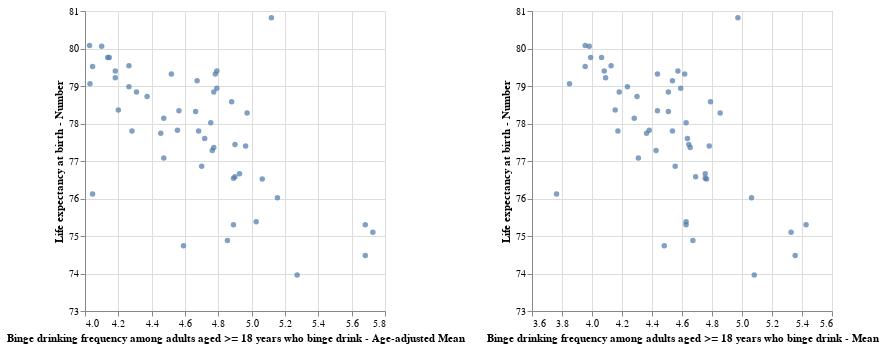

Source (notebook cell):
### Markdown cell above
### Plot a simpe scatterplot inference the correlation between this variable and some outcome of interest

It looks like the binge drinking habits is fluctuating with a graduate increasing trend in Arkansas.
Let's see how does this behavior influence a outcome of interest - life expectancy

### Code cell
sod ='Binge drinking frequency among adults aged >= 18 years who binge drink'
health_outcome = 'Life expectancy at birth'
stratification = "Overall"
dataframe = cdi_dummy.copy()
print_corr= True

hdcd.plot_corr( sod,
                health_outcome,
                stratification,
                dataframe,
                print_corr)

### Figure 1 — Vega-Lite specification as saved in the notebook (floating-point values rounded to 4 significant figures)
{"config": {"view": {"continuousWidth": 300, "continuousHeight": 300}}, "hconcat": [{"mark": {"type": "circle"}, "encoding": {"tooltip": [{"field": "LocationAbbr", "type": "nominal"}, {"field": "Binge drinking frequency among adults aged >= 18 years who binge drink - Age-adjusted Mean", "type": "quantitative"}, {"field": "Life expectancy at birth - Number", "type": "quantitative"}], "x": {"field": "Binge drinking frequency among adults aged >= 18 years who binge drink - Age-adjusted Mean", "scale": {"zero": false}, "type": "quantitative"}, "y": {"field": "Life expectancy at birth - Number", "scale": {"zero": false}, "type": "quantitative"}}, "name": "view_4"}, {"mark": {"type": "circle"}, "encoding": {"tooltip": [{"field": "LocationAbbr", "type": "nominal"}, {"field": "Binge drinking frequency among adults aged >= 18 years who binge drink - Mean", "type": "quantitative"}, {"field": "Life expectancy at birth - Number", "type": "quantitative"}], "x": {"field": "Binge drinking frequency among adults aged >= 18 years who binge drink - Mean", "scale": {"zero": false}, "type": "quantitative"}, "y": {"field": "Life expectancy at birth - Number", "scale": {"zero": false}, "type": "quantitative"}}, "name": "view_5"}], "data": {"name": "data-9224a84f6495d144b89ffbaef21c177c"}, "params": [{"name": "param_3", "select": {"type": "interval", "encodings": ["x", "y"]}, "bind": "scales", "views": ["view_4", "view_5"]}], "$schema": "https://vega.github.io/schema/vega-lite/v5.15.1.json", "datasets": {"data-9224a84f6495d144b89ffbaef21c177c": [{"LocationAbbr": "AK", "Binge drinking frequency among adults aged >= 18 years who binge drink - Age-adjusted Mean": 4.9, "Binge drinking frequency among adults aged >= 18 years who binge drink - Mean": 4.645, "Life expectancy at birth - Number": 77.44}, {"LocationAbbr": "AL", "Binge drinking frequency among adults aged >= 18 years who binge drink - Age-adjusted Mean": 4.591, "Binge drinking frequency among adults aged >= 18 years who binge drink - Mean": 4.482, "Life expectancy at birth - Number": 74.74}, {"LocationAbbr": "AR", "Binge drinking frequency among adults aged >= 18 years who binge drink - Age-adjusted Mean": 5.682, "Binge drinking frequency among adults aged >= 18 years who binge drink - Mean": 5.427, "Life expectancy at birth - Number": 75.3}, {"LocationAbbr": "AZ", "Binge drinking frequency among adults aged >= 18 years who binge drink - Age-adjusted Mean": 4.664, "Binge drinking frequency among adults aged >= 18 years who binge drink - Mean": 4.509, "Life expectancy at birth - Number": 78.32}, {"LocationAbbr": "CA", "Binge drinking frequency among adults aged >= 18 years who binge drink - Age-adjusted Mean": 4.1, "Binge drinking frequency among adults aged >= 18 years who binge drink - Mean": 3.982, "Life expectancy at birth - Number": 80.06}, {"LocationAbbr": "CO", "Binge drinking frequency among adults aged >= 18 years who binge drink - Age-adjusted Mean": 4.182, "Binge drinking frequency among adults aged >= 18 years who binge drink - Mean": 4.082, "Life expectancy at birth - Number": 79.4}, {"LocationAbbr": "CT", "Binge drinking frequency among adults aged >= 18 years who binge drink - Age-adjusted Mean": 4.145, "Binge drinking frequency among adults aged >= 18 years who binge drink - Mean": 3.991, "Life expectancy at birth - Number": 79.76}, {"LocationAbbr": "DC", "Binge drinking frequency among adults aged >= 18 years who binge drink - Age-adjusted Mean": 4.045, "Binge drinking frequency among adults aged >= 18 years who binge drink - Mean": 3.764, "Life expectancy at birth - Number": 76.12}, {"LocationAbbr": "DE", "Binge drinking frequency among adults aged >= 18 years who binge drink - Age-adjusted Mean": 4.718, "Binge drinking frequency among adults aged >= 18 years who binge drink - Mean": 4.636, "Life expectancy at birth - Number": 77.6}, {"LocationAbbr": "FL", "Binge drinking frequency among adults aged >= 18 years who binge drink - Age-adjusted Mean": 4.88, "Binge drinking frequency among adults aged >= 18 years who binge drink - Mean": 4.79, "Life expectancy at birth - Number": 78.58}, {"LocationAbbr": "GA", "Binge drinking frequency among adults aged >= 18 years who binge drink - Age-adjusted Mean": 4.891, "Binge drinking frequency among adults aged >= 18 years who binge drink - Mean": 4.755, "Life expectancy at birth - Number": 76.54}, {"LocationAbbr": "GU", "Binge drinking frequency among adults aged >= 18 years who binge drink - Age-adjusted Mean": 4.918, "Binge drinking frequency among adults aged >= 18 years who binge drink - Mean": 4.745, "Life expectancy at birth - Number": null}, {"LocationAbbr": "HI", "Binge drinking frequency among adults aged >= 18 years who binge drink - Age-adjusted Mean": 5.118, "Binge drinking frequency among adults aged >= 18 years who binge drink - Mean": 4.973, "Life expectancy at birth - Number": 80.82}, {"LocationAbbr": "IA", "Binge drinking frequency among adults aged >= 18 years who binge drink - Age-adjusted Mean": 4.773, "Binge drinking frequency among adults aged >= 18 years who binge drink - Mean": 4.509, "Life expectancy at birth - Number": 78.84}, {"LocationAbbr": "ID", "Binge drinking frequency among adults aged >= 18 years who binge drink - Age-adjusted Mean": 4.791, "Binge drinking frequency among adults aged >= 18 years who binge drink - Mean": 4.591, "Life expectancy at birth - Number": 78.94}, {"LocationAbbr": "IL", "Binge drinking frequency among adults aged >= 18 years who binge drink - Age-adjusted Mean": 4.473, "Binge drinking frequency among adults aged >= 18 years who binge drink - Mean": 4.282, "Life expectancy at birth - Number": 78.14}, {"LocationAbbr": "IN", "Binge drinking frequency among adults aged >= 18 years who binge drink - Age-adjusted Mean": 4.9, "Binge drinking frequency among adults aged >= 18 years who binge drink - Mean": 4.691, "Life expectancy at birth - Number": 76.58}, {"LocationAbbr": "KS", "Binge drinking frequency among adults aged >= 18 years who binge drink - Age-adjusted Mean": 4.555, "Binge drinking frequency among adults aged >= 18 years who binge drink - Mean": 4.382, "Life expectancy at birth - Number": 77.82}, {"LocationAbbr": "KY", "Binge drinking frequency among adults aged >= 18 years who binge drink - Age-adjusted Mean": 5.727, "Binge drinking frequency among adults aged >= 18 years who binge drink - Mean": 5.327, "Life expectancy at birth - Number": 75.1}, {"LocationAbbr": "LA", "Binge drinking frequency among adults aged >= 18 years who binge drink - Age-adjusted Mean": 4.855, "Binge drinking frequency among adults aged >= 18 years who binge drink - Mean": 4.673, "Life expectancy at birth - Number": 74.88}, {"LocationAbbr": "MA", "Binge drinking frequency among adults aged >= 18 years who binge drink - Age-adjusted Mean": 4.136, "Binge drinking frequency among adults aged >= 18 years who binge drink - Mean": 4.064, "Life expectancy at birth - Number": 79.76}, {"LocationAbbr": "MD", "Binge drinking frequency among adults aged >= 18 years who binge drink - Age-adjusted Mean": 4.282, "Binge drinking frequency among adults aged >= 18 years who binge drink - Mean": 4.173, "Life expectancy at birth - Number": 77.8}, {"LocationAbbr": "ME", "Binge drinking frequency among adults aged >= 18 years who binge drink - Age-adjusted Mean": 4.973, "Binge drinking frequency among adults aged >= 18 years who binge drink - Mean": 4.855, "Life expectancy at birth - Number": 78.28}, {"LocationAbbr": "MI", "Binge drinking frequency among adults aged >= 18 years who binge drink - Age-adjusted Mean": 4.773, "Binge drinking frequency among adults aged >= 18 years who binge drink - Mean": 4.655, "Life expectancy at birth - Number": 77.36}, {"LocationAbbr": "MN", "Binge drinking frequency among adults aged >= 18 years who binge drink - Age-adjusted Mean": 4.027, "Binge drinking frequency among adults aged >= 18 years who binge drink - Mean": 3.955, "Life expectancy at birth - Number": 80.08}, {"LocationAbbr": "MO", "Binge drinking frequency among adults aged >= 18 years who binge drink - Age-adjusted Mean": 5.064, "Binge drinking frequency among adults aged >= 18 years who binge drink - Mean": 4.764, "Life expectancy at birth - Number": 76.52}, {"LocationAbbr": "MS", "Binge drinking frequency among adults aged >= 18 years who binge drink - Age-adjusted Mean": 5.273, "Binge drinking frequency among adults aged >= 18 years who binge drink - Mean": 5.082, "Life expectancy at birth - Number": 73.96}, {"LocationAbbr": "MT", "Binge drinking frequency among adults aged >= 18 years who binge drink - Age-adjusted Mean": 4.755, "Binge drinking frequency among adults aged >= 18 years who binge drink - Mean": 4.627, "Life expectancy at birth - Number": 78.02}, {"LocationAbbr": "NC", "Binge drinking frequency among adults aged >= 18 years who binge drink - Age-adjusted Mean": 4.473, "Binge drinking frequency among adults aged >= 18 years who binge drink - Mean": 4.309, "Life expectancy at birth - Number": 77.08}, {"LocationAbbr": "ND", "Binge drinking frequency among adults aged >= 18 years who binge drink - Age-adjusted Mean": 4.373, "Binge drinking frequency among adults aged >= 18 years who binge drink - Mean": 4.3, "Life expectancy at birth - Number": 78.72}, {"LocationAbbr": "NE", "Binge drinking frequency among adults aged >= 18 years who binge drink - Age-adjusted Mean": 4.309, "Binge drinking frequency among adults aged >= 18 years who binge drink - Mean": 4.182, "Life expectancy at birth - Number": 78.84}, {"LocationAbbr": "NH", "Binge drinking frequency among adults aged >= 18 years who binge drink - Age-adjusted Mean": 4.518, "Binge drinking frequency among adults aged >= 18 years who binge drink - Mean": 4.436, "Life expectancy at birth - Number": 79.32}, {"LocationAbbr": "NJ", "Binge drinking frequency among adults aged >= 18 years who binge drink - Age-adjusted Mean": 4.03, "Binge drinking frequency among adults aged >= 18 years who binge drink - Mean": 3.85, "Life expectancy at birth - Number": 79.06}, {"LocationAbbr": "NM", "Binge drinking frequency among adults aged >= 18 years who binge drink - Age-adjusted Mean": 4.7, "Binge drinking frequency among adults aged >= 18 years who binge drink - Mean": 4.555, "Life expectancy at birth - Number": 76.86}, {"LocationAbbr": "NV", "Binge drinking frequency among adults aged >= 18 years who binge drink - Age-adjusted Mean": 4.764, "Binge drinking frequency among adults aged >= 18 years who binge drink - Mean": 4.427, "Life expectancy at birth - Number": 77.28}, {"LocationAbbr": "NY", "Binge drinking frequency among adults aged >= 18 years who binge drink - Age-adjusted Mean": 4.045, "Binge drinking frequency among adults aged >= 18 years who binge drink - Mean": 3.955, "Life expectancy at birth - Number": 79.52}, {"LocationAbbr": "OH", "Binge drinking frequency among adults aged >= 18 years who binge drink - Age-adjusted Mean": 4.927, "Binge drinking frequency among adults aged >= 18 years who binge drink - Mean": 4.755, "Life expectancy at birth - Number": 76.66}, {"LocationAbbr": "OK", "Binge drinking frequency among adults aged >= 18 years who binge drink - Age-adjusted Mean": 5.027, "Binge drinking frequency among adults aged >= 18 years who binge drink - Mean": 4.627, "Life expectancy at birth - Number": 75.38}, {"LocationAbbr": "OR", "Binge drinking frequency among adults aged >= 18 years who binge drink - Age-adjusted Mean": 4.673, "Binge drinking frequency among adults aged >= 18 years who binge drink - Mean": 4.536, "Life expectancy at birth - Number": 79.14}, {"LocationAbbr": "PA", "Binge drinking frequency among adults aged >= 18 years who binge drink - Age-adjusted Mean": 4.455, "Binge drinking frequency among adults aged >= 18 years who binge drink - Mean": 4.364, "Life expectancy at birth - Number": 77.74}, {"LocationAbbr": "PR", "Binge drinking frequency among adults aged >= 18 years who binge drink - Age-adjusted Mean": 4.491, "Binge drinking frequency among adults aged >= 18 years who binge drink - Mean": 4.309, "Life expectancy at birth - Number": null}, {"LocationAbbr": "RI", "Binge drinking frequency among adults aged >= 18 years who binge drink - Age-adjusted Mean": 4.182, "Binge drinking frequency among adults aged >= 18 years who binge drink - Mean": 4.091, "Life expectancy at birth - Number": 79.22}, {"LocationAbbr": "SC", "Binge drinking frequency among adults aged >= 18 years who binge drink - Age-adjusted Mean": 5.155, "Binge drinking frequency among adults aged >= 18 years who binge drink - Mean": 5.064, "Life expectancy at birth - Number": 76.02}, {"LocationAbbr": "SD", "Binge drinking frequency among adults aged >= 18 years who binge drink - Age-adjusted Mean": 4.2, "Binge drinking frequency among adults aged >= 18 years who binge drink - Mean": 4.155, "Life expectancy at birth - Number": 78.36}, {"LocationAbbr": "TN", "Binge drinking frequency among adults aged >= 18 years who binge drink - Age-adjusted Mean": 4.891, "Binge drinking frequency among adults aged >= 18 years who binge drink - Mean": 4.627, "Life expectancy at birth - Number": 75.3}, {"LocationAbbr": "TX", "Binge drinking frequency among adults aged >= 18 years who binge drink - Age-adjusted Mean": 4.682, "Binge drinking frequency among adults aged >= 18 years who binge drink - Mean": 4.536, "Life expectancy at birth - Number": 77.8}, {"LocationAbbr": "UT", "Binge drinking frequency among adults aged >= 18 years who binge drink - Age-adjusted Mean": 4.791, "Binge drinking frequency among adults aged >= 18 years who binge drink - Mean": 4.573, "Life expectancy at birth - Number": 79.4}, {"LocationAbbr": "VA", "Binge drinking frequency among adults aged >= 18 years who binge drink - Age-adjusted Mean": 4.564, "Binge drinking frequency among adults aged >= 18 years who binge drink - Mean": 4.436, "Life expectancy at birth - Number": 78.34}, {"LocationAbbr": "VI", "Binge drinking frequency among adults aged >= 18 years who binge drink - Age-adjusted Mean": 5.25, "Binge drinking frequency among adults aged >= 18 years who binge drink - Mean": 4.9, "Life expectancy at birth - Number": null}, {"LocationAbbr": "VT", "Binge drinking frequency among adults aged >= 18 years who binge drink - Age-adjusted Mean": 4.782, "Binge drinking frequency among adults aged >= 18 years who binge drink - Mean": 4.618, "Life expectancy at birth - Number": 79.32}, {"LocationAbbr": "WA", "Binge drinking frequency among adults aged >= 18 years who binge drink - Age-adjusted Mean": 4.264, "Binge drinking frequency among adults aged >= 18 years who binge drink - Mean": 4.127, "Life expectancy at birth - Number": 79.54}, {"LocationAbbr": "WI", "Binge drinking frequency among adults aged >= 18 years who binge drink - Age-adjusted Mean": 4.264, "Binge drinking frequency among adults aged >= 18 years who binge drink - Mean": 4.236, "Life expectancy at birth - Number": 78.98}, {"LocationAbbr": "WV", "Binge drinking frequency among adults aged >= 18 years who binge drink - Age-adjusted Mean": 5.682, "Binge drinking frequency among adults aged >= 18 years who binge drink - Mean": 5.355, "Life expectancy at birth - Number": 74.48}, {"LocationAbbr": "WY", "Binge drinking frequency among adults aged >= 18 years who binge drink - Age-adjusted Mean": 4.964, "Binge drinking frequency among adults aged >= 18 years who binge drink - Mean": 4.782, "Life expectancy at birth - Number": 77.4}]}}
